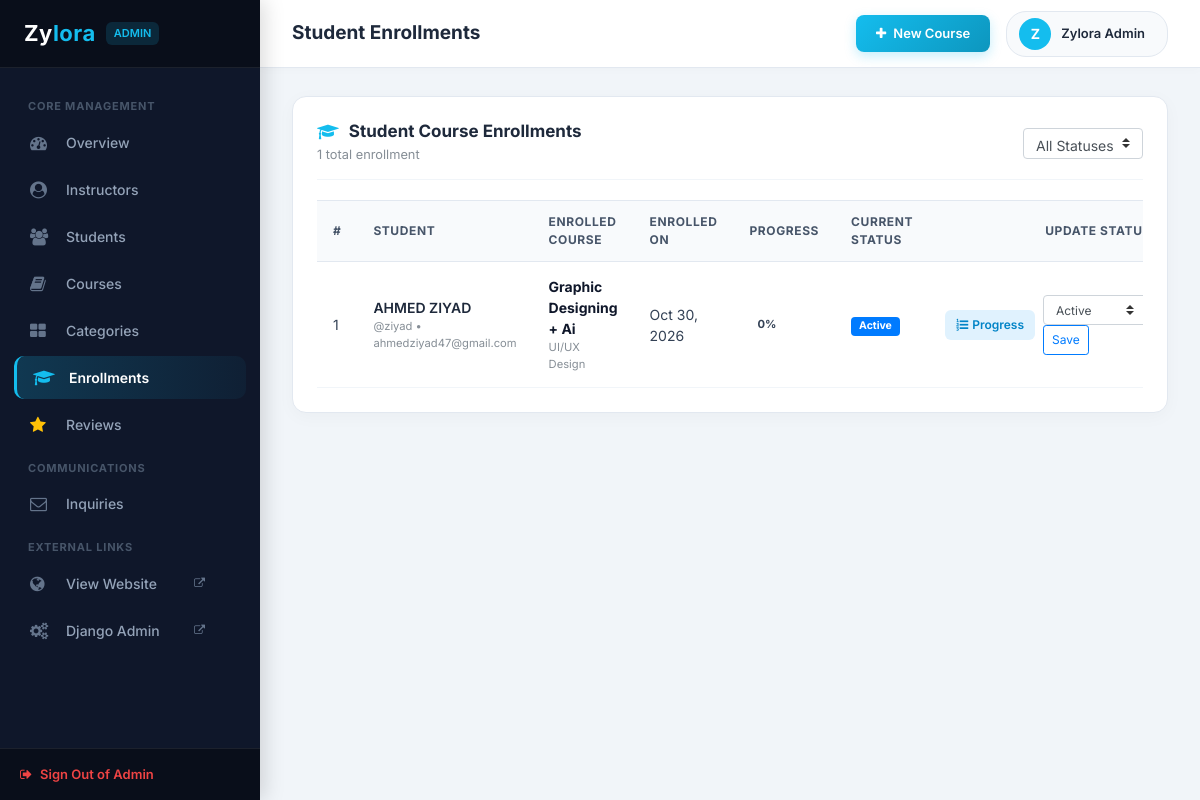
Page /admin-panel/enrollments/ (signed in) on the committed database.
### backend/models.py (models this page shows, shortened)
class Enrollment(models.Model):
    STATUS_CHOICES = [
        ('Active', 'Active'),
        ('Completed', 'Completed'),
        ('Dropped', 'Dropped'),
    ]
    user = models.ForeignKey(User, on_delete=models.CASCADE, related_name='enrollments')
    course = models.ForeignKey(Course, on_delete=models.CASCADE, related_name='enrollments')
    progress = models.PositiveIntegerField(default=0, help_text='Progress percentage from 0 to 100')
    status = models.CharField(max_length=20, choices=STATUS_CHOICES, default='Active')
    enrolled_at = models.DateTimeField(auto_now_add=True)
    updated_at = models.DateTimeField(auto_now=True)
    class Meta:
        unique_together = ('user', 'course')
        ordering = ['-enrolled_at']

class Course(models.Model):
    LEVEL_CHOICES = [
        ('Beginner', 'Beginner'),
        ('Intermediate', 'Intermediate'),
        ('Advanced', 'Advanced'),
    ]
    title = models.CharField(max_length=200)
    slug = models.SlugField(max_length=220, unique=True, blank=True)
    category = models.ForeignKey(Category, on_delete=models.SET_NULL, null=True, blank=True, related_name='courses')
    instructor = models.ForeignKey(User, on_delete=models.SET_NULL, null=True, blank=True, related_name='instructed_courses')
    instructor_name = models.CharField(max_length=150, default='Zylora Faculty')
    price = models.DecimalField(max_digits=8, decimal_places=2, default=0.00)
    image = models.ImageField(upload_to='courses/', blank=True, null=True)
    description = models.TextField()
    duration_weeks = models.PositiveIntegerField(default=8, help_text='Course duration in weeks')
    level = models.CharField(max_length=20, choices=LEVEL_CHOICES, default='Beginner')
    is_featured = models.BooleanField(default=False)
    is_published = models.BooleanField(default=True)
    created_at = models.DateTimeField(auto_now_add=True)
    updated_at = models.DateTimeField(auto_now=True)
    class Meta:
        ordering = ['-created_at']

class Category(models.Model):
    name = models.CharField(max_length=100, unique=True)
    slug = models.SlugField(max_length=120, unique=True, blank=True)
    icon = models.CharField(max_length=50, default='fa-laptop', help_text='Font Awesome class name')
    description = models.TextField(blank=True, default='')
    created_at = models.DateTimeField(auto_now_add=True)
    class Meta:
        verbose_name = 'Course Category'
        verbose_name_plural = 'Course Categories'
        ordering = ['name']

### backend/views.py (the view)
# urls.py: path('enrollments/', views.enrollments_list, name='enrollments_list'),
@user_passes_test(is_admin_user, login_url='backend:admin_login')
def enrollments_list(request):
    status_filter = request.GET.get('status', '').strip()
    enrollments = Enrollment.objects.select_related('user', 'course').order_by('-enrolled_at')
    if not request.user.is_superuser:
        enrollments = enrollments.filter(course__instructor=request.user)
    if status_filter:
        enrollments = enrollments.filter(status=status_filter)
    context = {
        'enrollments': enrollments,
        'status_filter': status_filter,
        'total_count': enrollments.count(),
        'is_instructor': not request.user.is_superuser,
    }
    return render(request, 'backend/enrollments_list.html', context)

### backend/views.py (called while the page is built)
def is_admin_user(user):
    return user.is_authenticated and (user.is_staff or user.is_superuser)

### backend/templates/backend/enrollments_list.html (shortened to what this page needs)
{% extends 'backend/base_admin.html' %}
{% block page_title %}Student Enrollments{% endblock %}
{% block admin_content %}
<div class="dash_panel">
	<div class="dash_panel_header">
		<div>
			<h3 class="dash_panel_title"><i class="fa fa-graduation-cap"></i> Student Course Enrollments</h3>
			<span class="small text-muted">{{ total_count }} total enrollment{{ total_count|pluralize }}</span>
		</div>
		<form method="get" action="{% url 'backend:enrollments_list' %}" class="form-inline">
			<select name="status" class="form-control form-control-sm custom-select" onchange="this.form.submit()">
				<option value="">All Statuses</option>
			</select>
		</form>
	</div>
	<div class="table-responsive">
		<table class="custom_table">
			<thead>
				<tr>
					<th>#</th>
					<th>Student</th>
					<th>Enrolled Course</th>
					<th>Enrolled On</th>
					<th>Progress</th>
					<th>Current Status</th>
					<th class="text-right">Update Status</th>
				</tr>
			</thead>
			<tbody>
				{% for enr in enrollments %}
				<tr>
					<td>{{ forloop.counter }}</td>
					<td>
						<div style="font-weight: 600; color: #1e293b;">
							{{ enr.user.get_full_name|default:enr.user.username }}
						</div>
						<div class="small text-muted">@{{ enr.user.username }} &bull; {{ enr.user.email }}</div>
					</td>
					<td>
						<strong style="color: #0f172a;">{{ enr.course.title }}</strong>
						<div class="small text-muted">{{ enr.course.category.name|default:"General" }}</div>
					</td>
					<td>{{ enr.enrolled_at|date:"M d, Y" }}</td>
					<td style="width: 140px;">
						<div class="d-flex align-items-center">
							<span class="small font-weight-bold ml-2">{{ enr.progress }}%</span>
						</div>
					</td>
					<td>
						{% if enr.status == 'Active' %}
						<span class="badge badge-primary px-2 py-1">Active</span>
						{% elif enr.status == 'Completed' %}
						<span class="badge badge-success px-2 py-1">Completed</span>
						{% else %}
						<span class="badge badge-secondary px-2 py-1">Dropped</span>
						{% endif %}
					</td>
					<td class="text-right">
						<div class="d-flex align-items-center justify-content-end">
							<a href="{% url 'backend:enrollment_detail' enr.id %}" class="btn_action_sm mr-2" style="background: #e0f2fe; color: #0284c7;" title="View Student Learning Progress">
								<i class="fa fa-list-ol"></i> Progress
							</a>
							<form method="post" action="{% url 'backend:enrollment_update_status' enr.id %}" class="form-inline">
								<select name="status" class="form-control form-control-sm custom-select mr-1" style="font-size: 12px; height: 30px;">
									<option value="Active" {% if enr.status == 'Active' %}selected{% endif %}>Active</option>
								</select>
								<button type="submit" class="btn btn-sm btn-outline-primary" style="height: 30px; font-size: 12px;">Save</button>
							</form>
						</div>
					</td>
				</tr>
				{% endfor %}
			</tbody>
		</table>
	</div>
</div>
{% endblock %}

### backend/templates/backend/base_admin.html (shortened to what this page needs)
{% load static %}
<!DOCTYPE html>
<html lang="en">
<head>
<link rel="stylesheet" type="text/css" href="{% static 'frontend/styles/bootstrap4/bootstrap.min.css' %}">
<link href="{% static 'frontend/plugins/font-awesome-4.7.0/css/font-awesome.min.css' %}" rel="stylesheet" type="text/css">
</head>
<body>
<aside class="admin_sidebar">
	<div class="sidebar_brand">
		<a href="{% url 'backend:dashboard' %}">Zy<span>lora</span></a>
		<span class="badge_admin">{% if request.user.is_superuser %}Admin{% else %}Instructor{% endif %}</span>
	</div>
	<ul class="sidebar_menu">
		<div class="menu_heading">Core Management</div>
		<li class="sidebar_item">
			<a href="{% url 'backend:dashboard' %}" class="sidebar_link {% if request.resolver_match.url_name == 'dashboard' %}active{% endif %}">
				<i class="fa fa-dashboard"></i> Overview
			</a>
		</li>
		{% if request.user.is_superuser %}
		<li class="sidebar_item">
			<a href="{% url 'backend:instructors_list' %}" class="sidebar_link {% if request.resolver_match.url_name in 'instructors_list,instructor_create' %}active{% endif %}">
				<i class="fa fa-user-circle"></i> Instructors
			</a>
		</li>
		{% endif %}
		<li class="sidebar_item">
			<a href="{% url 'backend:students_list' %}" class="sidebar_link {% if request.resolver_match.url_name in 'students_list,student_edit' %}active{% endif %}">
				<i class="fa fa-users"></i> Students
			</a>
		</li>
		<li class="sidebar_item">
			<a href="{% url 'backend:courses_list' %}" class="sidebar_link {% if request.resolver_match.url_name in 'courses_list,course_create,course_edit,course_lessons,lesson_create,lesson_edit' %}active{% endif %}">
				<i class="fa fa-book"></i> Courses
			</a>
		</li>
		<li class="sidebar_item">
			<a href="{% url 'backend:categories_list' %}" class="sidebar_link {% if request.resolver_match.url_name in 'categories_list,category_create,category_edit' %}active{% endif %}">
				<i class="fa fa-th-large"></i> Categories
			</a>
		</li>
		<li class="sidebar_item">
			<a href="{% url 'backend:enrollments_list' %}" class="sidebar_link {% if request.resolver_match.url_name in 'enrollments_list,enrollment_detail' %}active{% endif %}">
				<i class="fa fa-graduation-cap"></i> Enrollments
			</a>
		</li>
		<li class="sidebar_item">
			<a href="{% url 'backend:reviews_list' %}" class="sidebar_link {% if request.resolver_match.url_name == 'reviews_list' %}active{% endif %}">
				<i class="fa fa-star text-warning"></i> Reviews
			</a>
		</li>
		<div class="menu_heading">Communications</div>
		<li class="sidebar_item">
			<a href="{% url 'backend:messages_list' %}" class="sidebar_link {% if request.resolver_match.url_name == 'messages_list' %}active{% endif %}">
				<i class="fa fa-envelope-o"></i> Inquiries
			</a>
		</li>
		<div class="menu_heading">External Links</div>
		<li class="sidebar_item">
			<a href="{% url 'frontend:index' %}" target="_blank" class="sidebar_link">
				<i class="fa fa-globe"></i> View Website <i class="fa fa-external-link ml-auto" style="font-size: 11px;"></i>
			</a>
		</li>
		<li class="sidebar_item">
			<a href="/admin/" target="_blank" class="sidebar_link">
				<i class="fa fa-cogs"></i> Django Admin <i class="fa fa-external-link ml-auto" style="font-size: 11px;"></i>
			</a>
		</li>
	</ul>
	<div class="sidebar_footer">
		<a href="{% url 'backend:admin_logout' %}" style="color: #ef4444; font-size: 13px; font-weight: 600; text-decoration: none; display: flex; align-items: center;">
			<i class="fa fa-sign-out mr-2"></i> Sign Out of Admin
		</a>
	</div>
</aside>
<header class="admin_topbar">
	<div class="topbar_left">
		<h1>{% block page_title %}Admin Dashboard{% endblock %}</h1>
	</div>
	<div class="topbar_right">
		<a href="{% url 'backend:course_create' %}" class="btn_admin_primary mr-3">
			<i class="fa fa-plus"></i> New Course
		</a>
		<div class="admin_user_pill">
			<div class="admin_avatar">
				{{ request.user.first_name|first|default:request.user.username|first|upper }}
			</div>
			<div class="admin_user_name">
				{{ request.user.get_full_name|default:request.user.username }}
			</div>
		</div>
	</div>
</header>
<main class="admin_main">
	{% block admin_content %}{% endblock %}
</main>
</body>
</html>

### rows in the picture
Enrollment: user.get_full_name "AHMED ZIYAD", user.username "ziyad", user.email "ahmedziyad47@gmail.com", course "Graphic Designing + Ai", course.category.name "UI/UX Design", enrolled_at "Oct 30, 2026", progress "0", shows "Active", status "Active"

### other values in the picture
{{ request.user.get_full_name|default:request.user.username }} "Zylora Admin"
{{ total_count }} "1"
